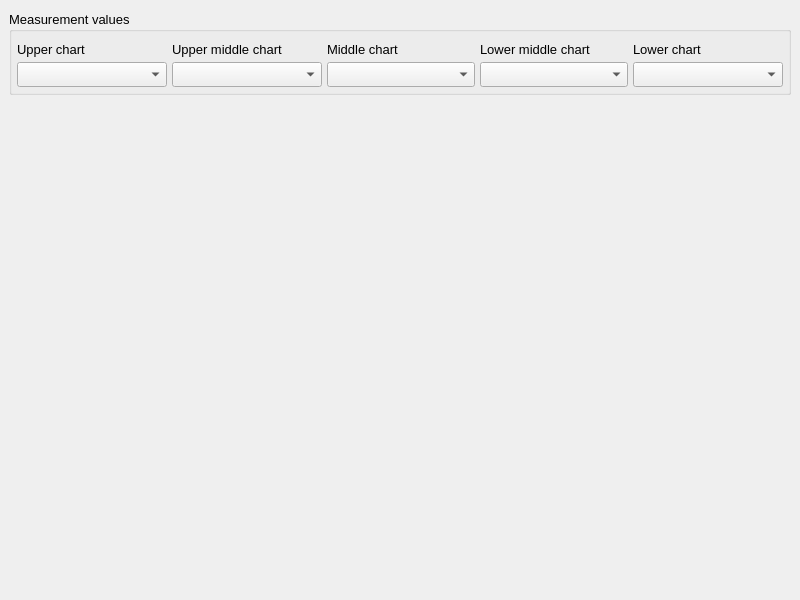
<?xml version="1.0" encoding="UTF-8"?>
<ui version="4.0">
 <class>MeasureDialog</class>
 <widget class="QWidget" name="MeasureDialog">
  <property name="geometry">
   <rect>
    <x>0</x>
    <y>0</y>
    <width>800</width>
    <height>600</height>
   </rect>
  </property>
  <property name="sizePolicy">
   <sizepolicy hsizetype="Preferred" vsizetype="Preferred">
    <horstretch>0</horstretch>
    <verstretch>0</verstretch>
   </sizepolicy>
  </property>
  <property name="minimumSize">
   <size>
    <width>800</width>
    <height>285</height>
   </size>
  </property>
  <property name="maximumSize">
   <size>
    <width>1600</width>
    <height>1230</height>
   </size>
  </property>
  <property name="sizeIncrement">
   <size>
    <width>10</width>
    <height>10</height>
   </size>
  </property>
  <property name="baseSize">
   <size>
    <width>10</width>
    <height>10</height>
   </size>
  </property>
  <property name="font">
   <font>
    <family>Arial</family>
    <pointsize>10</pointsize>
   </font>
  </property>
  <property name="windowTitle">
   <string>Measurements</string>
  </property>
  <layout class="QVBoxLayout" name="verticalLayout" stretch="0,1">
   <property name="spacing">
    <number>5</number>
   </property>
   <property name="leftMargin">
    <number>5</number>
   </property>
   <property name="topMargin">
    <number>5</number>
   </property>
   <property name="rightMargin">
    <number>5</number>
   </property>
   <property name="bottomMargin">
    <number>5</number>
   </property>
   <item>
    <layout class="QHBoxLayout" name="horizontalLayout" stretch="0">
     <property name="spacing">
      <number>4</number>
     </property>
     <property name="leftMargin">
      <number>4</number>
     </property>
     <property name="topMargin">
      <number>6</number>
     </property>
     <property name="rightMargin">
      <number>4</number>
     </property>
     <property name="bottomMargin">
      <number>6</number>
     </property>
     <item>
      <widget class="QGroupBox" name="measureGroup">
       <property name="title">
        <string>Measurement values</string>
       </property>
       <property name="large" stdset="0">
        <bool>true</bool>
       </property>
       <layout class="QGridLayout" name="gridLayout">
        <property name="leftMargin">
         <number>5</number>
        </property>
        <property name="topMargin">
         <number>10</number>
        </property>
        <property name="rightMargin">
         <number>5</number>
        </property>
        <property name="bottomMargin">
         <number>5</number>
        </property>
        <property name="spacing">
         <number>5</number>
        </property>
        <item row="0" column="1">
         <widget class="QLabel" name="label_2">
          <property name="text">
           <string>Upper middle chart</string>
          </property>
         </widget>
        </item>
        <item row="0" column="4">
         <widget class="QLabel" name="label_3">
          <property name="text">
           <string>Lower chart</string>
          </property>
         </widget>
        </item>
        <item row="1" column="3">
         <widget class="QComboBox" name="set3">
          <property name="minimumSize">
           <size>
            <width>0</width>
            <height>25</height>
           </size>
          </property>
         </widget>
        </item>
        <item row="0" column="3">
         <widget class="QLabel" name="label_4">
          <property name="text">
           <string>Lower middle chart</string>
          </property>
         </widget>
        </item>
        <item row="1" column="0">
         <widget class="QComboBox" name="set0">
          <property name="minimumSize">
           <size>
            <width>150</width>
            <height>25</height>
           </size>
          </property>
         </widget>
        </item>
        <item row="0" column="0">
         <widget class="QLabel" name="label">
          <property name="text">
           <string>Upper chart</string>
          </property>
         </widget>
        </item>
        <item row="1" column="1">
         <widget class="QComboBox" name="set1">
          <property name="minimumSize">
           <size>
            <width>150</width>
            <height>25</height>
           </size>
          </property>
         </widget>
        </item>
        <item row="1" column="4">
         <widget class="QComboBox" name="set4">
          <property name="minimumSize">
           <size>
            <width>150</width>
            <height>25</height>
           </size>
          </property>
         </widget>
        </item>
        <item row="1" column="2">
         <widget class="QComboBox" name="set2">
          <property name="minimumSize">
           <size>
            <width>0</width>
            <height>25</height>
           </size>
          </property>
         </widget>
        </item>
        <item row="0" column="2">
         <widget class="QLabel" name="label_5">
          <property name="text">
           <string>Middle chart</string>
          </property>
         </widget>
        </item>
       </layout>
      </widget>
     </item>
    </layout>
   </item>
   <item>
    <widget class="Measure" name="measure" native="true">
     <property name="enabled">
      <bool>true</bool>
     </property>
     <property name="sizePolicy">
      <sizepolicy hsizetype="Expanding" vsizetype="Expanding">
       <horstretch>0</horstretch>
       <verstretch>0</verstretch>
      </sizepolicy>
     </property>
     <property name="minimumSize">
      <size>
       <width>0</width>
       <height>0</height>
      </size>
     </property>
     <property name="maximumSize">
      <size>
       <width>16777215</width>
       <height>16777215</height>
      </size>
     </property>
     <property name="sizeIncrement">
      <size>
       <width>10</width>
       <height>10</height>
      </size>
     </property>
     <property name="baseSize">
      <size>
       <width>10</width>
       <height>10</height>
      </size>
     </property>
     <property name="autoFillBackground">
      <bool>true</bool>
     </property>
     <property name="styleSheet">
      <string notr="true"/>
     </property>
    </widget>
   </item>
  </layout>
 </widget>
 <customwidgets>
  <customwidget>
   <class>Measure</class>
   <extends>QWidget</extends>
   <header>mw4.gui.utilities.gMeasure</header>
   <container>1</container>
  </customwidget>
 </customwidgets>
 <resources/>
 <connections/>
 <designerdata>
  <property name="gridDeltaX">
   <number>5</number>
  </property>
  <property name="gridDeltaY">
   <number>5</number>
  </property>
  <property name="gridSnapX">
   <bool>true</bool>
  </property>
  <property name="gridSnapY">
   <bool>true</bool>
  </property>
  <property name="gridVisible">
   <bool>true</bool>
  </property>
 </designerdata>
</ui>
